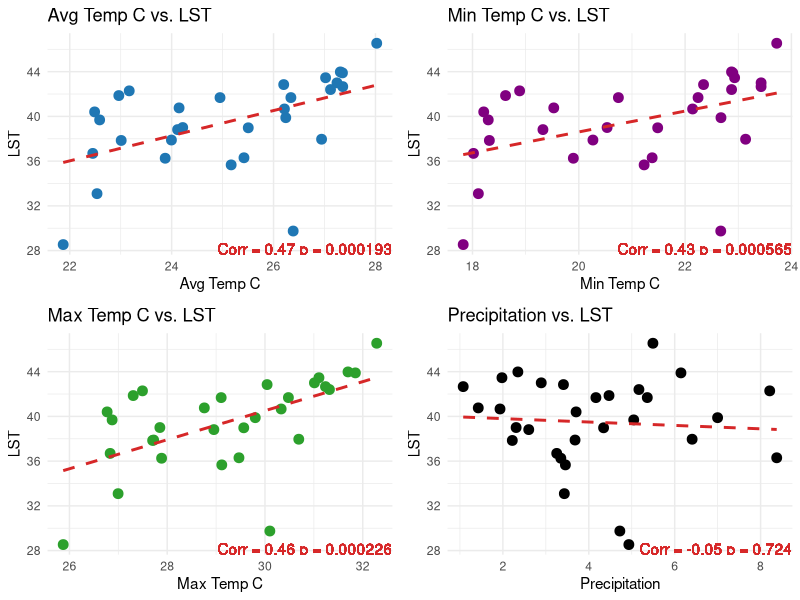

Recreate this plot in R.
## ---- chunk 1
summer_data = read.csv("summer_data.csv")
## ---- chunk 2
library(dplyr)
shapiro_results = summer_data |>
select(Lst,Precipitation,Max.Temp.C,Min.Temp.C,Avg.Temp.C) |>
summarise_all(list(p_value = ~shapiro.test(.)$p.value))

glimpse(shapiro_results)
## ---- chunk 3
library(ggplot2)
library(cowplot)

create_scatter_plot = function(data, x_var, y_var, x_label, y_label, plot_color, header) {
  correlation_result = cor.test(data[[x_var]], data[[y_var]], method = "kendall")
  
  plot = ggplot(data = data, aes(x = .data[[x_var]], y = .data[[y_var]])) +
    geom_point(color = plot_color, fill = "white", size = 3) +
    geom_smooth(method = "lm", se = FALSE, color = "#d62728", linetype = "dashed") +
    geom_text(aes(label = paste("Corr =", round(correlation_result$estimate, 2),
                                "p =", signif(correlation_result$p.value, digits = 3))),
              x = Inf, y = -Inf, hjust = 1, vjust = 0, color = "#d62728") +
    labs(x = x_label, y = y_label, title = header) +
    theme_minimal() +
    theme(legend.position = "bottom")
  
  return(plot)
}


plot1 = create_scatter_plot(summer_data, "Avg.Temp.C", "Lst", "Avg Temp C", "LST", "#1f77b4", "Avg Temp C vs. LST")
plot2 = create_scatter_plot(summer_data, "Min.Temp.C", "Lst", "Min Temp C", "LST", "#800080", "Min Temp C vs. LST")
plot3 = create_scatter_plot(summer_data, "Max.Temp.C", "Lst", "Max Temp C", "LST", "#2ca02c", "Max Temp C vs. LST")
plot4 = create_scatter_plot(summer_data, "Precipitation", "Lst", "Precipitation", "LST", "#000000", "Precipitation vs. LST")

combined_plots = plot_grid(plot1, plot2, plot3, plot4, ncol = 2)

combined_plots
